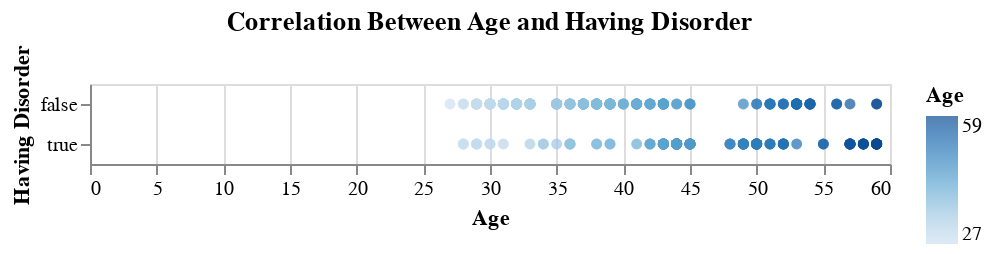

The code cell stored with this chart in its notebook:
### Markdown cell above
From the scatterplot above, we can see that people with short sleep duration are more likely to have sleep disorder, while people with long sleep duration are less likely to have sleep disorder. Moreover, the longer the sleep duration, the lower the stress level. But overall, the connection between the stress level and having sleep disorder is not clear.

### Code cell
alt.Chart(df).mark_circle().encode(
    x = "Age",
    y = "Having Disorder",
    color = "Age"
).properties(title="Correlation Between Age and Having Disorder")

### Figure 1 — Vega-Lite specification as saved in the notebook (floating-point values rounded to 4 significant figures; data arrays with more than 128 entries replaced by an {"elided": "..."} marker saying what was removed)
{"config": {"view": {"continuousWidth": 400, "continuousHeight": 300}}, "data": {"name": "data-7aacc2128f89557de0cb18b0912d6212"}, "mark": "circle", "encoding": {"color": {"field": "Age", "type": "quantitative"}, "x": {"field": "Age", "type": "quantitative"}, "y": {"field": "Having Disorder", "type": "nominal"}}, "title": "Correlation Between Age and Having Disorder", "$schema": "https://vega.github.io/schema/vega-lite/v4.17.0.json", "datasets": {"data-7aacc2128f89557de0cb18b0912d6212": {"elided": "374 records"}}}
